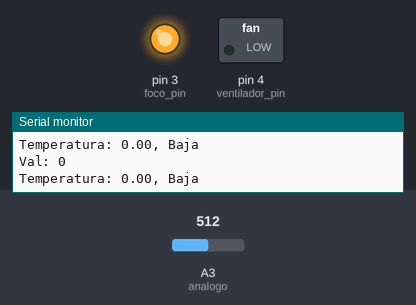
This sketch was run on a simulated Arduino Uno, built with avr-gcc and run on an emulated ATmega328P. Parts: switched loads named in the sketch (green lamp = pin HIGH), output pins drawn as LEDs (lit = HIGH), the last lines printed to the serial monitor. The inputs (shaded band) are chosen by the test bench; at power-on: A3 (analogo) = 512.

Above: at 2.8 s.
2.9 s: A3 (analogo) set to 571
5.6 s: A3 (analogo) set to 593
At 7.0 s:
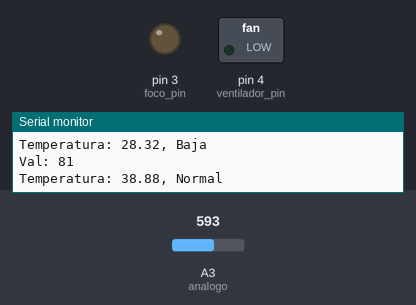
8.3 s: A3 (analogo) set to 511
At 11.2 s:
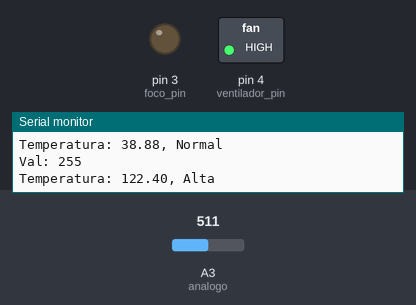
11.5 s: A3 (analogo) set to 374
14.2 s: A3 (analogo) set to 347
At 17.2 s:
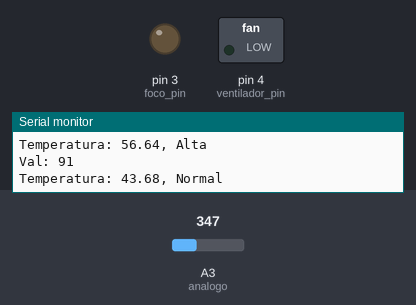
17.5 s: A3 (analogo) set to 316
At 18.7 s:
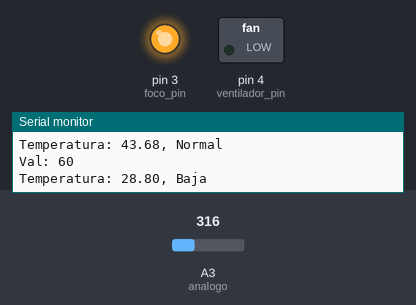
Timing chart, 0 to 20.5 s (numbered marks = the images above; inputs shaded):
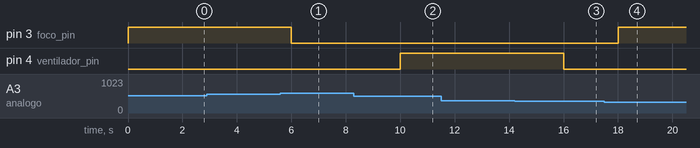

Measured:
- the behaviour switches between 584 and 585 on A3 (analogo) (found by bisection; images 0 and 1)
- the behaviour switches between 361 and 360 on A3 (analogo) (found by bisection; images 2 and 3)
- the behaviour switches between 329 and 328 on A3 (analogo) (found by bisection; images 3 and 4)
- after the input at 5.6 s, pin 3 (foco_pin): HIGH → LOW after 0.40 s
- after the input at 8.3 s, pin 4 (ventilador_pin): LOW → HIGH after 1.7 s
- after the input at 14.2 s, pin 4 (ventilador_pin): HIGH → LOW after 1.8 s
- after the input at 17.5 s, pin 3 (foco_pin): LOW → HIGH after 0.51 s

The sketch:

ventilador.ino
```cpp
byte analogo = 3;       // potentiometer wiper (middle terminal) connected to analog pin 3
byte val = 0;           // variable to store the value read
float voltaje=0;
float voltajeTem=0;
float temperatura=0;

byte ventilador_pin = 4;
byte foco_pin       = 3;

void setup()
{
  Serial.begin(9600);
  pinMode (foco_pin,OUTPUT);
  pinMode (ventilador_pin,OUTPUT);//  setup serial
}

void loop()
{
  val = analogRead(analogo);     // read the input pin
  Serial.print("Val: ");
  Serial.print(val);
  Serial.println("");
  voltaje=val*0.0048;
  voltajeTem=voltaje;
  temperatura=(voltaje/0.010);
  Serial.print("Temperatura: ");
  Serial.print(temperatura);

  if(temperatura>=50)
  {
    digitalWrite(foco_pin,LOW);
    digitalWrite(ventilador_pin,HIGH);  //Ventilador
    Serial.print(", ");
    Serial.println("Alta");
  }
  else if(temperatura<=35)
  {
    Serial.print(", ");
    Serial.println("Baja");
    digitalWrite(foco_pin,HIGH);
    digitalWrite(ventilador_pin,LOW);
  }
  else
  {
    Serial.print(", ");
    Serial.println("Normal");
    digitalWrite(foco_pin,LOW);
    digitalWrite(ventilador_pin,LOW);
  }
  delay(2000);
}
```
